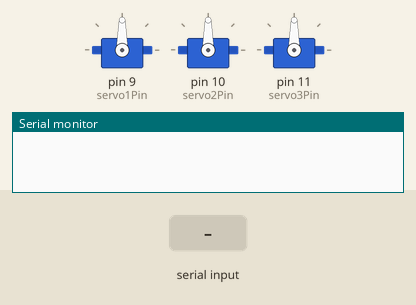
The sketch below on a simulated Arduino Uno, built with avr-gcc and run on an emulated ATmega328P. Parts: 3 × servo, the last lines printed to the serial monitor. The test bench sets the inputs (shaded band).

Above: at 1.2 s.
1.3 s: "1" received over Serial
At 2.5 s:
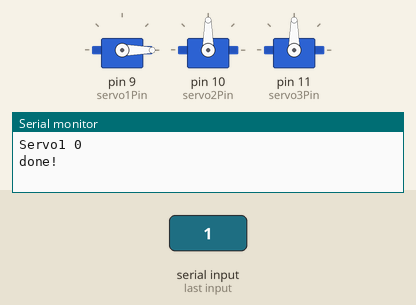
2.8 s: "3" received over Serial
At 3.8 s:
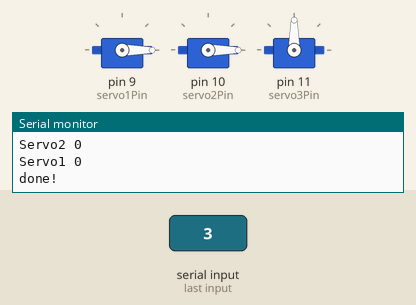
4.3 s: "2" received over Serial
At 5.0 s:
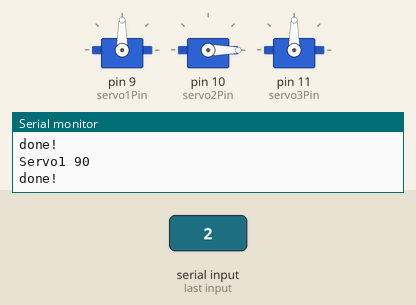
5.8 s: "5" received over Serial
At 6.1 s:
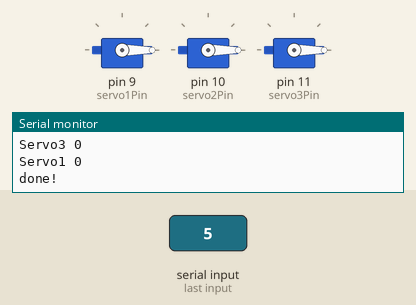
7.3 s: "4" received over Serial
At 8.4 s:
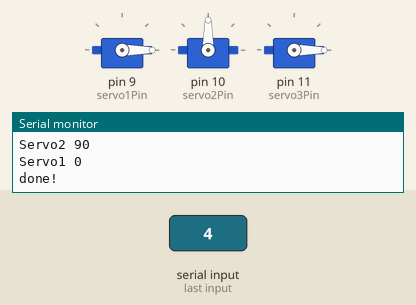
8.8 s: "6" received over Serial
At 9.6 s:
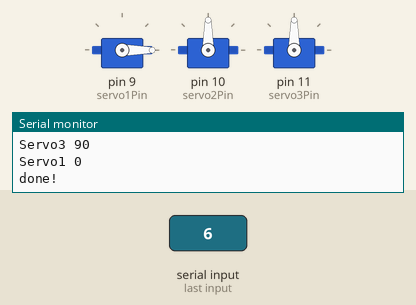
Timing chart, 0 to 11.3 s (numbered marks = the images above; inputs shaded):
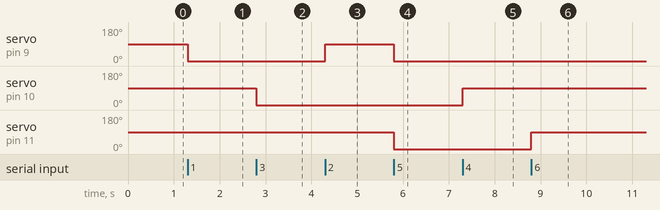

The sketch:

servo_ardu.ino
```cpp
#include <Servo.h>

Servo servo1;
Servo servo2;
Servo servo3;
const int servo1Pin = 9;
const int servo2Pin = 10;
const int servo3Pin = 11;
char cmd;

void setup() {

  // 시리얼 통신 시작 (boadrate: 9600)
  Serial.begin(9600);
  servo1.attach(servo1Pin);
  servo2.attach(servo2Pin);
  servo3.attach(servo3Pin);
}

void loop() {

  // 컴퓨터로부터 시리얼 통신이 전송되면, 한줄씩 읽어와서 cmd 변수에 입력
  if(Serial.available()){
    cmd = Serial.read();
    switch(cmd){
      case '1':
        Serial.println("Servo1 0");
        servo1.write(0);
        delay(100);
      break;
      case '2':
        Serial.println("Servo1 90");
        servo1.write(90);
        delay(100);
      break;
      case '3':
        Serial.println("Servo2 0");
        servo2.write(0);
        Serial.println("Servo1 0");
        servo1.write(0);
        delay(100);
      break;
      case '4':
        Serial.println("Servo2 90");
        servo2.write(90);
        Serial.println("Servo1 0");
        servo1.write(0);
        delay(100);
      break;
      case '5':
        Serial.println("Servo3 0");
        servo3.write(0);
        Serial.println("Servo1 0");
        servo1.write(0);
        delay(100);
      break;
      case '6':
        Serial.println("Servo3 90");
        servo3.write(90);
        Serial.println("Servo1 0");
        servo1.write(0);
        delay(100);
      break;
    }
    Serial.println("done!");
  }
}
```

Measured:
- after the input at 1.3 s, servo on pin 9 (servo1Pin): 90° → 0° at once
- after the input at 2.8 s, servo on pin 10 (servo2Pin): 90° → 0° at once
- after the input at 4.3 s, servo on pin 9 (servo1Pin): 0° → 90° at once
- after the input at 5.8 s, servo on pin 9 (servo1Pin), servo on pin 11 (servo3Pin): 90° → 0° at once
- after the input at 7.3 s, servo on pin 10 (servo2Pin): 0° → 90° at once
- after the input at 8.8 s, servo on pin 11 (servo3Pin): 0° → 90° at once
